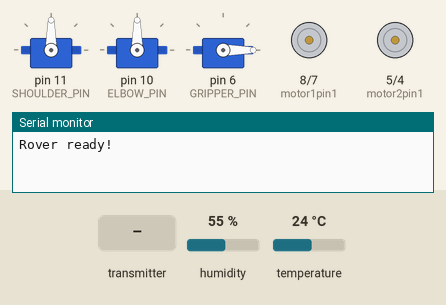
Recording of a sketch running on a simulated Arduino Mega 2560, built with avr-gcc and run on an emulated ATmega2560. On the bench: 3 × servo, motor-driver pin pairs drawn as motors (green arrow = first pin HIGH = forward, orange = second pin HIGH = backward, longer = more drive, scaled by the enable pin), the last lines printed to the serial monitor. The test bench sets the inputs (shaded band); at power-on: humidity 55 %, temperature 24 °C. No radio packets arrive unless stated.

Above: at 1.2 s.
1.3 s: the transmitter starts sending joyX = 256
At 2.5 s:
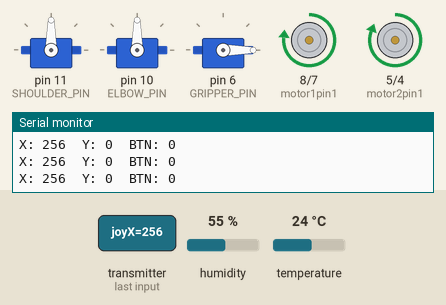
2.8 s: the transmitter starts sending button = 1
At 3.7 s:
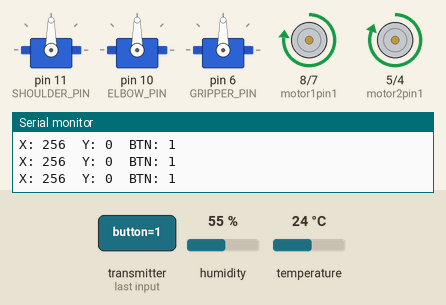
4.3 s: the transmitter starts sending joyX = 512
At 4.9 s:
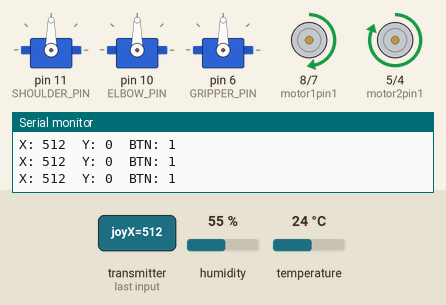
5.8 s: the transmitter starts sending joyY = 256
At 6.1 s:
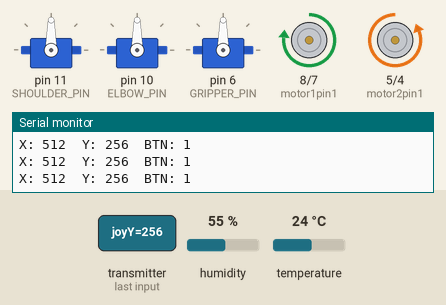
7.3 s: the transmitter starts sending joyY = 512
At 8.4 s:
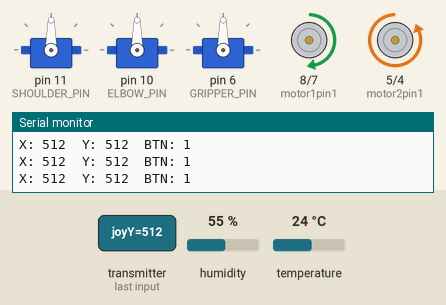
Timing chart, 0 to 9.8 s (numbered marks = the images above; inputs shaded):
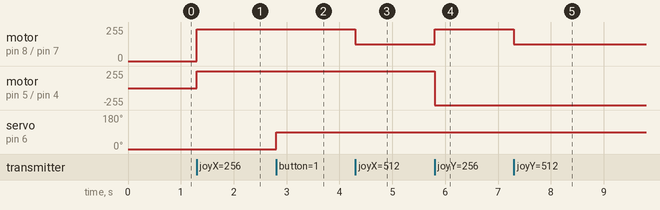

The sketch:

Rover_code.ino
```cpp
#include <DHT22.h>

#include <SPI.h>
#include <RF24.h>
#include <Servo.h>
#include <DHT.h>

// RF Module
RF24 radio(48, 53);  // CE, CSN
const byte address[6] = "rover";

// DHT22
#define DHT_PIN  22
#define DHT_TYPE DHT22
DHT dht(DHT_PIN, DHT_TYPE);

// Motor Pins
const int motor1pin1 = 8;
const int motor1pin2 = 7;
const int motor2pin1 = 5;
const int motor2pin2 = 4;
const int ena = 9;
const int enb = 3;

// Servo Pins
Servo shoulder;
Servo elbow;
Servo gripper;
const int SHOULDER_PIN = 11;
const int ELBOW_PIN    = 10;
const int GRIPPER_PIN  = 6;

// Servo Positions
int shoulderPos = 90;
int elbowPos    = 90;

// Data packet to receive
struct DataPacket {
  int joyX;
  int joyY;
  bool button;
};

struct ReceivePacket {
  float temperature;
  float humidity;
};

void setup() {
  // Motor pins
  pinMode(motor1pin1, OUTPUT);
  pinMode(motor1pin2, OUTPUT);
  pinMode(motor2pin1, OUTPUT);
  pinMode(motor2pin2, OUTPUT);
  pinMode(ena, OUTPUT);
  pinMode(enb, OUTPUT);

  // Servos
  shoulder.attach(SHOULDER_PIN);
  elbow.attach(ELBOW_PIN);
  gripper.attach(GRIPPER_PIN);
  shoulder.write(shoulderPos);
  elbow.write(elbowPos);
  gripper.write(0);

   dht.begin();

  // RF
  radio.begin();
  radio.enableAckPayload();
  radio.enableDynamicPayloads();
  radio.openReadingPipe(0, address);
  radio.setPALevel(RF24_PA_LOW);
  radio.startListening();  // receiver mode

  Serial.begin(9600);
  Serial.println("Rover ready!");
}

void loop() {
  ReceivePacket response;
  response.temperature = dht.readTemperature();
  response.humidity    = dht.readHumidity();
  radio.writeAckPayload(0, &response, sizeof(response));

  if (radio.available()) {
    DataPacket data;
    radio.read(&data, sizeof(data));

    Serial.print("X: "); Serial.print(data.joyX);
    Serial.print("  Y: "); Serial.print(data.joyY);
    Serial.print("  BTN: "); Serial.println(data.button);

    // Drive motors
    if (data.joyY > 0) {
      // Forward
      int speed = map(data.joyY, 0, 100, 100, 255);
      analogWrite(ena, speed);
      analogWrite(enb, speed);
      digitalWrite(motor1pin1, HIGH);
      digitalWrite(motor1pin2, LOW);
      digitalWrite(motor2pin1, LOW);
      digitalWrite(motor2pin2, HIGH);
    }
    else if (data.joyY < 0) {
      // Backward
      int speed = map(abs(data.joyY), 0, 100, 100, 255);
      analogWrite(ena, speed);
      analogWrite(enb, speed);
      digitalWrite(motor1pin1, LOW);
      digitalWrite(motor1pin2, HIGH);
      digitalWrite(motor2pin1, HIGH);
      digitalWrite(motor2pin2, LOW);
    }
    else if (data.joyX > 0) {
      // Turn right
      int speed = map(data.joyX, 0, 100, 100, 255);
      analogWrite(ena, speed);
      analogWrite(enb, speed);
      digitalWrite(motor1pin1, HIGH);
      digitalWrite(motor1pin2, LOW);
      digitalWrite(motor2pin1, HIGH);
      digitalWrite(motor2pin2, LOW);
    }
    else if (data.joyX < 0) {
      // Turn left
      int speed = map(abs(data.joyX), 0, 100, 100, 255);
      analogWrite(ena, speed);
      analogWrite(enb, speed);
      digitalWrite(motor1pin1, LOW);
      digitalWrite(motor1pin2, HIGH);
      digitalWrite(motor2pin1, LOW);
      digitalWrite(motor2pin2, HIGH);
    }
    else {
      // Stop
      analogWrite(ena, 0);
      analogWrite(enb, 0);
    }

    // Gripper
    gripper.write(data.button ? 90 : 0);
  }
}
```

Measured:
- after the input at 1.3 s, motor on pin 8 (motor1pin1) / pin 7 (motor1pin2): stopped → forward 240/255 at once; motor on pin 5 (motor2pin1) / pin 4 (motor2pin2): stopped → forward 255/255 at once
- after the input at 2.8 s, servo on pin 6 (GRIPPER_PIN): 0° → 90° at once
- after the input at 4.3 s, motor on pin 8 (motor1pin1) / pin 7 (motor1pin2): forward 240/255 → forward 125/255 at once
- after the input at 5.8 s, motor on pin 8 (motor1pin1) / pin 7 (motor1pin2): forward 125/255 → forward 240/255 at once; motor on pin 5 (motor2pin1) / pin 4 (motor2pin2): forward 255/255 → backward 255/255 at once
- after the input at 7.3 s, motor on pin 8 (motor1pin1) / pin 7 (motor1pin2): forward 240/255 → forward 125/255 at once
